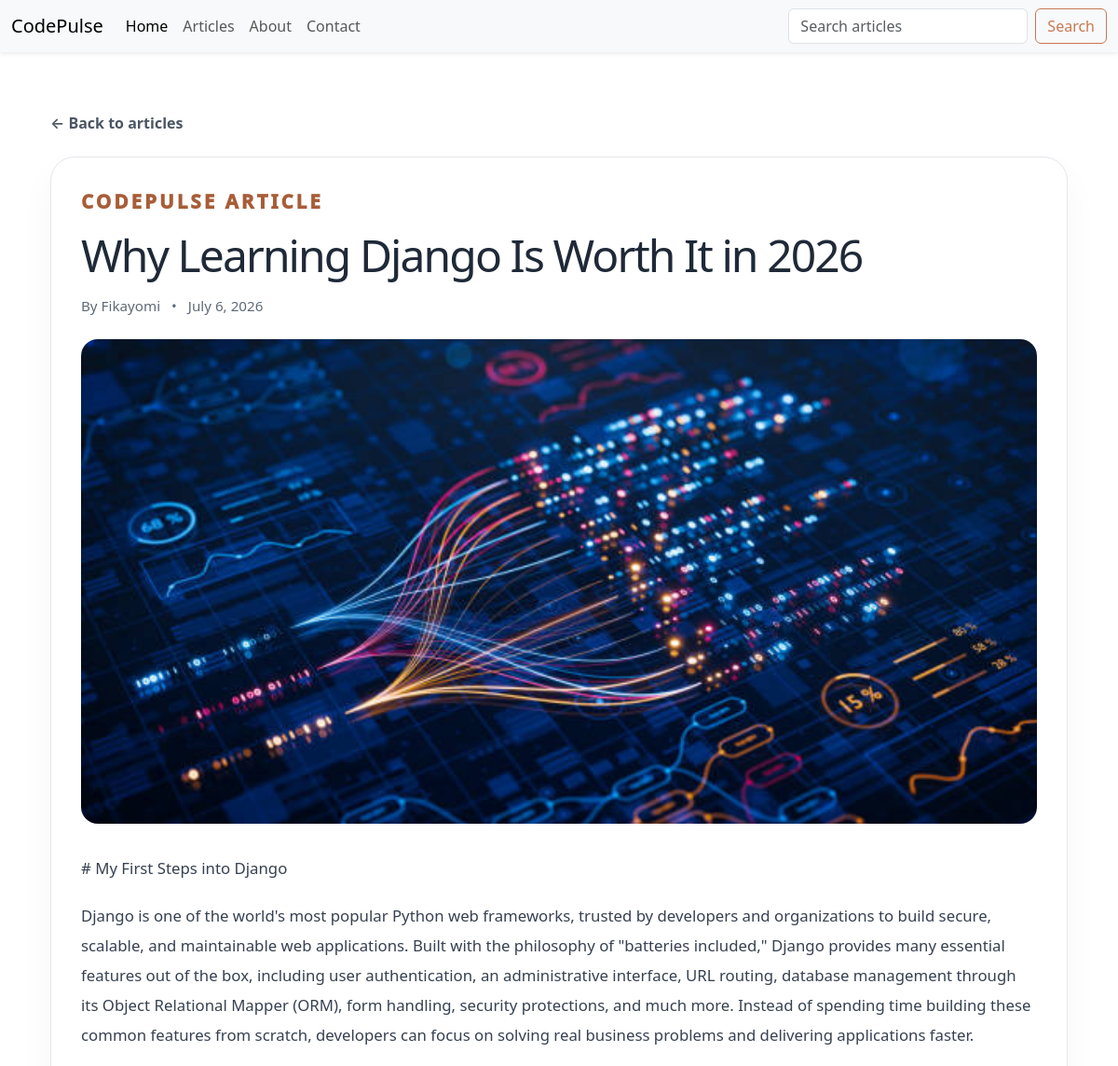
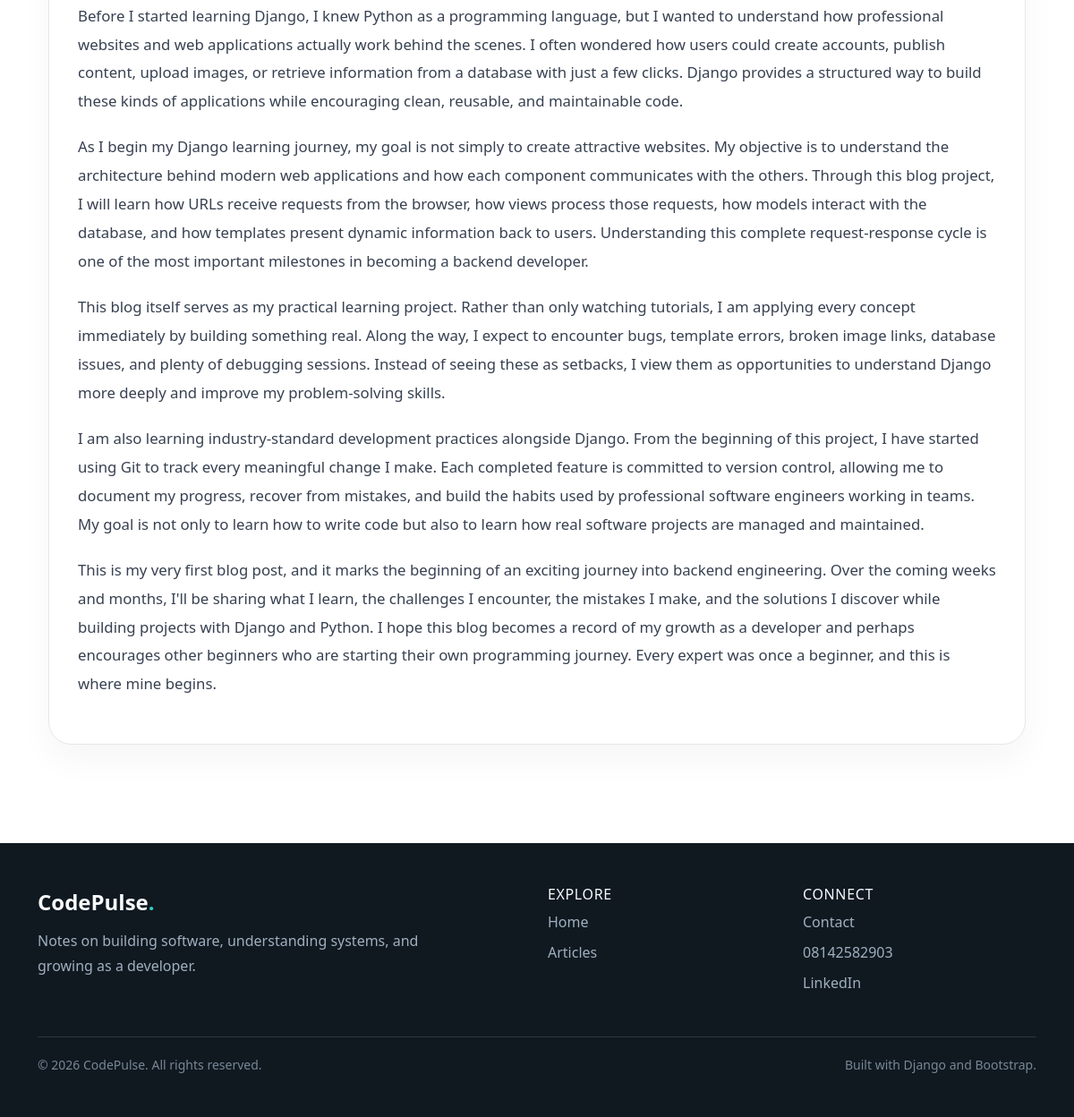
/1/, run on the app's committed database (2 pictures, top to bottom).
### blog/models.py (models this page shows)
class Blog(models.Model):
    unit = models.ForeignKey(
        Unit,
        on_delete=models.SET_NULL,
        related_name='articles',
        null=True,
        blank=True,
    )
    title = models.CharField(max_length=200)
    slug = models.SlugField(max_length=200)
    content = models.TextField()
    image_url = models.ImageField()
    author = models.CharField(max_length=200)
    created_at = models.DateTimeField(auto_now_add=True)
    updated_at = models.DateTimeField(auto_now=True)

### blog/views.py (the view)
# urls.py: path('<int:id>/', views.detail, name='detail'),
def detail(request , id):
    post = Blog.objects.get(id=id)
    return render(request, 'blog/detail.html', {'post': post})

### blog/templates/blog/detail.html
{% extends 'blog/base.html' %}
{% block content %}
<section class="article-detail">
    <div class="container">
        {% if post.unit %}
            <a href="{% url 'unit_articles' post.unit.slug %}" class="article-detail__back">← Back to {{ post.unit.name }}</a>
        {% else %}
            <a href="{% url 'articles' %}" class="article-detail__back">← Back to articles</a>
        {% endif %}
        <article class="article-detail__card">
            <p class="section-label article-detail__label">CodePulse article</p>
            <h1>{{ post.title }}</h1>
            <div class="article-detail__meta">
                <span>By {{ post.author }}</span>
                <span>•</span>
                <span>{{ post.created_at|date:'F j, Y' }}</span>
            </div>
            <img src="{{ post.image_url.url }}" alt="{{ post.title }}">
            <div class="article-detail__content">
                {{ post.content|linebreaks }}
            </div>
        </article>
    </div>
</section>
{% endblock %}

### blog/static/blog/css/style.css (style rules this page uses)
.section-label, .about-kicker, .contact-kicker { display: inline-block; margin-bottom: 1rem; color: #a85d38; font-size: 1.3rem; font-weight: 1000; letter-spacing: 0.14em; text-transform: uppercase; }
.article-detail { padding: 4rem 0 5rem; }
.article-detail__back { display: inline-flex; align-items: center; margin-bottom: 1.5rem; color: #4b5563; font-weight: 600; text-decoration: none; }
.article-detail__card { padding: 2rem; background: #ffffff; border: 1px solid #e5e7eb; border-radius: 26px; box-shadow: 0 18px 38px rgba(15, 23, 42, 0.04); }
.article-detail__label { margin-bottom: 1rem; }
.article-detail__card h1 { margin: 0; color: #1f2937; font-size: clamp(2.2rem, 4vw, 4rem); letter-spacing: -0.04em; line-height: 1.1; }
.article-detail__meta { display: flex; flex-wrap: wrap; align-items: center; gap: 0.75rem; margin: 1rem 0 1.5rem; color: #5d6a77; font-size: 0.95rem; }
.article-detail__card img { display: block; width: 100%; max-height: 520px; margin-bottom: 2rem; object-fit: cover; border-radius: 18px; }
.article-detail__content { color: #374151; font-size: 1.05rem; line-height: 1.9; }
.article-detail__content p { margin-bottom: 1.2rem; }

### data on the page
Blog: title "Why Learning Django Is Worth It in 2026", author "Fikayomi", created_at "July 6, 2026", image_url (picture), content "# My First Steps into Django Django is one of the world's most popular Python web frameworks, trusted by developers and organizations to build secure, scalable, and maintainable web applications. Built with the philosophy of \"batteries included,\" Django provides many essential features out of the box, including user authentication, an administrative interface, URL routing, database management through its Object Relational Mapper (ORM), form handling, security protections, and much more. Instead of spending time building these common features from scratch, developers can focus on solving real business problems and delivering applications faster. Before I started learning Django, I knew…"
